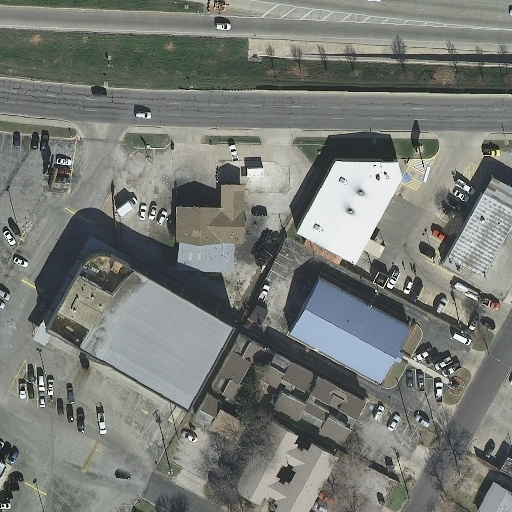
#> input picture test_image.jpg, 512 x 512 px
$ python c3i_analyzer.py
#> lines starting #> are read from the running program, lines starting #| are printed output that depends on the picture; after the words box and inside, x2 and y2 are one past the last pixel; in counts of white or black regions, pixels touching at a corner belong together
import cv2
import numpy as np
import matplotlib.pyplot as plt


def extract_shadow_v3(image_path):
#> called with image_path = 'test_image.jpg'
    img = cv2.imread(image_path)
#> img is the input picture: shape (512, 512, 3); mean B, G, R 117.9, 122.9, 119.8
    if img is None: return

    # 1. 转换到 LAB 空间 (L代表明度，A红绿，B蓝黄)
    # 阴影在 L 通道极低，在 B 通道通常也较低（偏蓝）
    lab = cv2.cvtColor(img, cv2.COLOR_BGR2LAB).astype(np.float32)
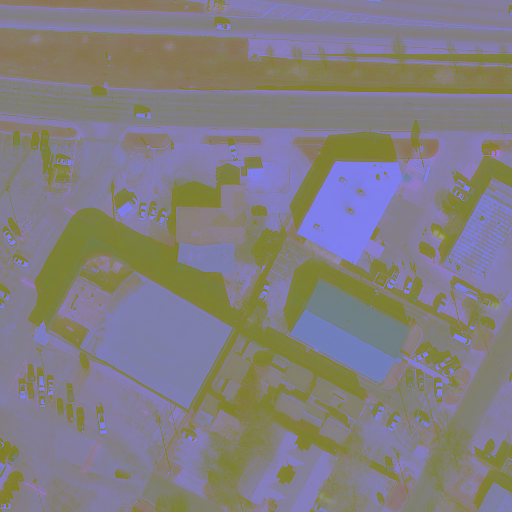
#> lab: shape (512, 512, 3) float32; mean B, G, R 129, 125.9, 130.3
    l, a, b = cv2.split(lab)
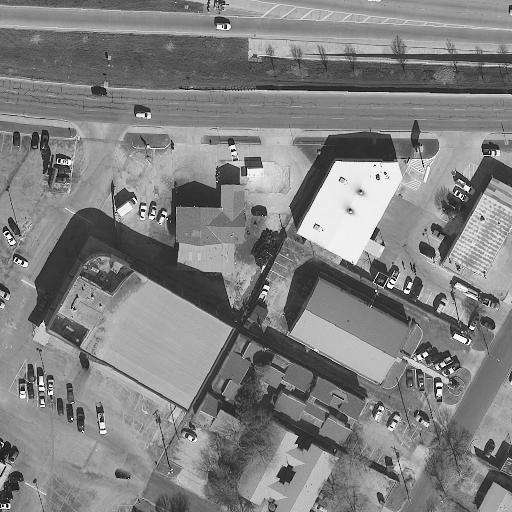
#> l: shape (512, 512) float32; min 1, max 255, mean 129
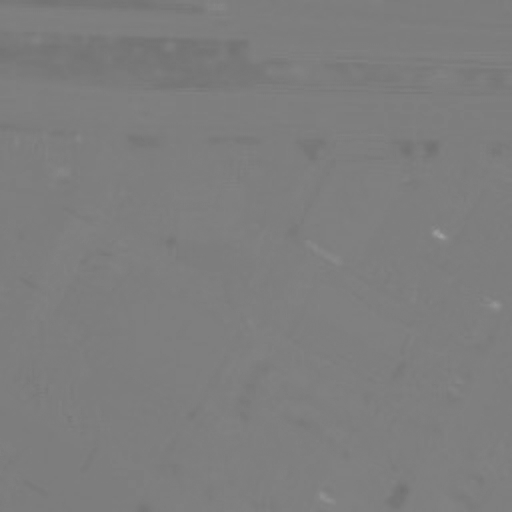
#> a: shape (512, 512) float32; min 113, max 161, mean 125.9

    # 2. 计算阴影指数：SI = (255 - L) + (255 - B)
    # 物理逻辑：阴影既要暗（L小），又要带有天光反射的蓝色（B小）
    # 这样可以完美避开白色的房顶和灰色的路面
    shadow_index = (255.0 - l) + (255.0 - b)
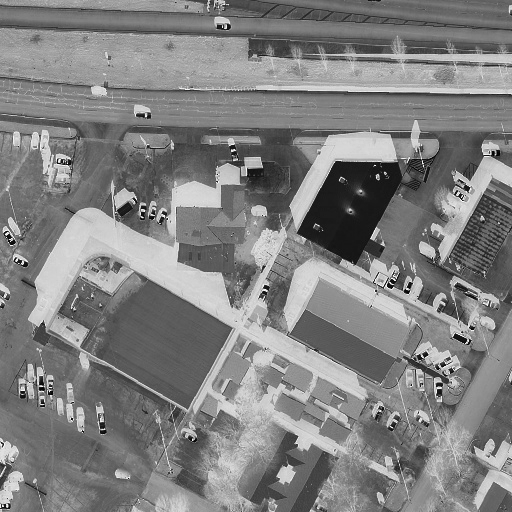
#> shadow_index: shape (512, 512) float32; min 118, max 381, mean 250.7; drawn with min black and max white

    # 3. 增强指数分布
    si_norm = cv2.normalize(shadow_index, None, 0, 255, cv2.NORM_MINMAX).astype(np.uint8)

    # 使用中值滤波去除“椒盐”噪声（路面上的小碎块）
    si_filtered = cv2.medianBlur(si_norm, 5)
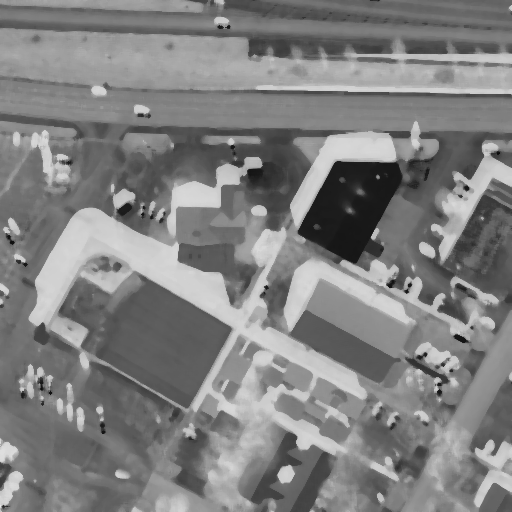
#> si_filtered: shape (512, 512); min 11, max 229, mean 128

    # 4. 重点：使用自适应阈值或大津法（Otsu）
    _, binary_mask = cv2.threshold(si_filtered, 0, 255, cv2.THRESH_BINARY + cv2.THRESH_OTSU)
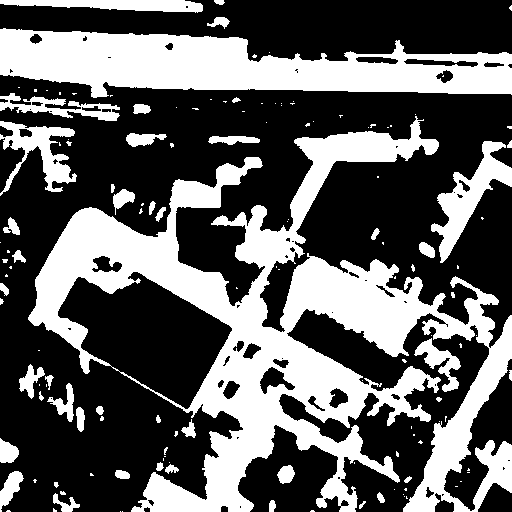
#> binary_mask: shape (512, 512); 37.1% white; 138 white regions (91 under 20 px), largest, box (x1, y1, x2, y2) and area: (28, 116, 512, 512) 60511, (0, 28, 512, 98) 21826, (431, 141, 512, 263) 3076

    # 5. 面积约束逻辑：如果识别出的“白色”太多，说明判定逻辑反了
    # 在正常城市影像中，阴影占比通常小于 40%
    if np.sum(binary_mask == 255) > (binary_mask.size * 0.4):
        binary_mask = cv2.bitwise_not(binary_mask)

    # 可视化展示
    plt.figure(figsize=(15, 5))
    plt.subplot(1, 3, 1);
    plt.title("Original Image");
    plt.imshow(cv2.cvtColor(img, cv2.COLOR_BGR2RGB));
    plt.axis('off')
    plt.subplot(1, 3, 2);
    plt.title("New Shadow Index (LAB)");
    plt.imshow(si_norm, cmap='jet');
    plt.colorbar();
    plt.axis('off')
    plt.subplot(1, 3, 3);
    plt.title("Corrected Mask");
    plt.imshow(binary_mask, cmap='gray');
    plt.axis('off')
    plt.tight_layout();
    plt.show()
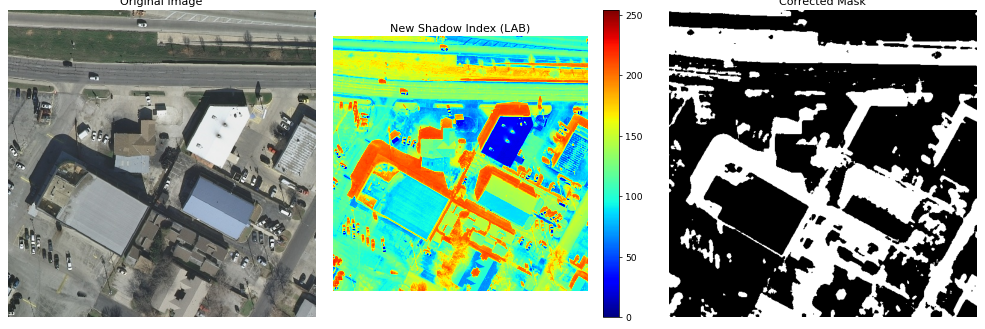
#> figure drawn by matplotlib, 4 panels

    return binary_mask


if __name__ == "__main__":
    extract_shadow_v3("test_image.jpg")
